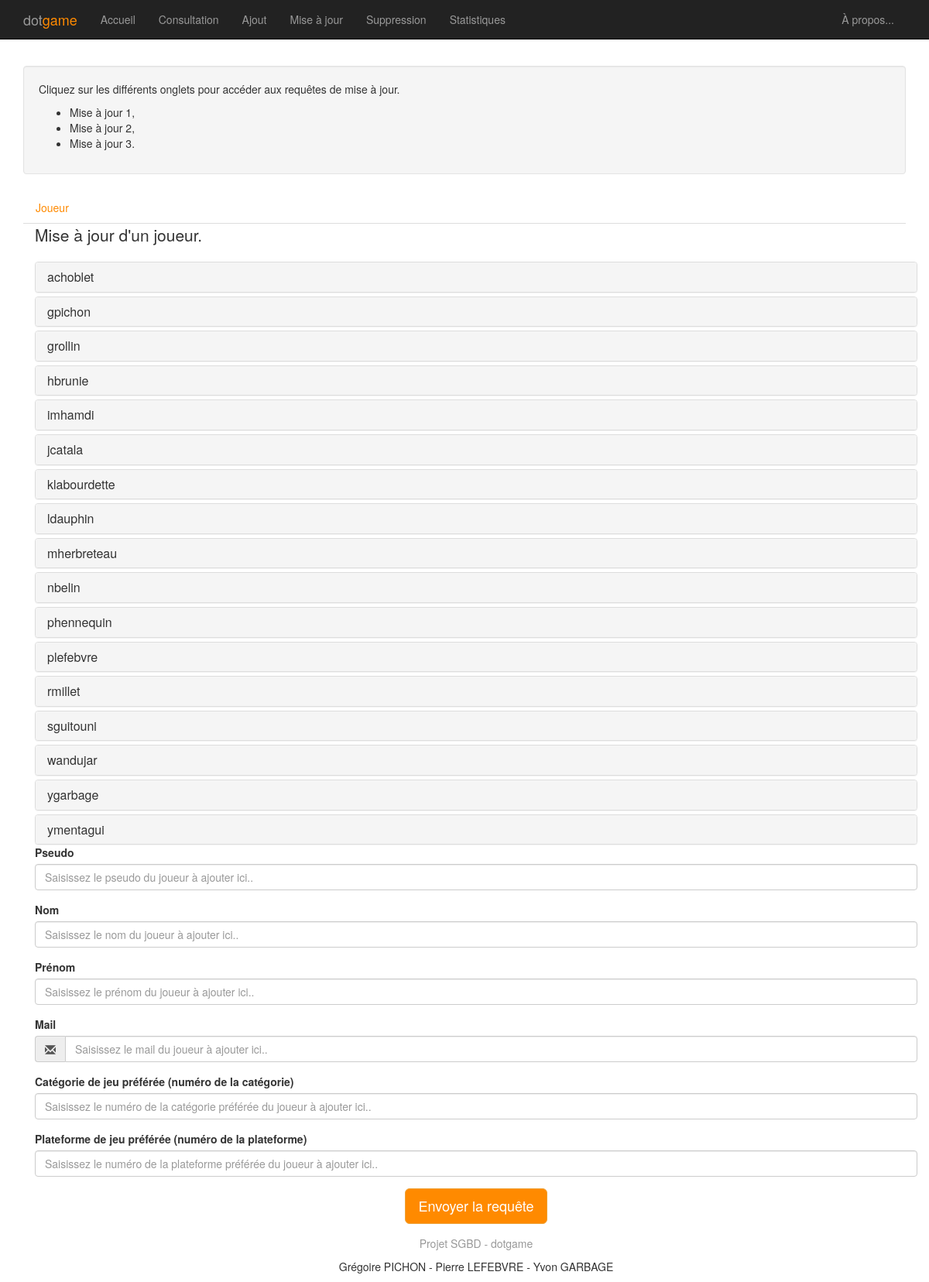
Page /site/index.php?action=maj on the committed database.
### tables this page shows
CREATE TABLE joueur (
  pseudo       VARCHAR(32),
  nom          VARCHAR(32),
  prenom       VARCHAR(32),
  mail         VARCHAR(64),
  idCategorie  int,
  idPlateforme int,
  CONSTRAINT pk_joueur PRIMARY KEY(pseudo)
);

### site/php/selection.php (called while the page is built, shortened)
<?php
function select_players(){
  $query =  "SELECT * FROM joueur";
  $result = mysql_query($query) or die(mysql_error());
  return $result;
}
?>

### site/maj.php (the view, shortened to what this page needs)
<?php
require_once("php/selection.php");
?>
<div class="container">
   <div class="well top-message">
   	<p>Cliquez sur les différents onglets pour accéder aux requêtes de mise à jour.</p>
   	<ul>
		<li>Mise à jour 1,</li>
		<li>Mise à jour 2,</li>
		<li>Mise à jour 3.</li>
   	</ul>
   </div>
   <ul class="nav nav-tabs" id="myTab">
       <li><a href="#majJoueur" data-toggle="tab">Joueur</a></li>
   </ul>
   <div class="tab-content">
   <div class="tab-pane active" id="ajout1">
   	<div class="container">
	     <p class="lead">Mise à jour d'un joueur.</p>
<?php
$players = select_players();
echo "<div class=\"panel-group\" id=\"accordion\">";
while ($att = mysql_fetch_array($players)) {
  $id = $att["pseudo"];
  echo "<div class=\"panel panel-default\">";
  echo "<div class=\"panel-heading\">";
  echo "<h4 class=\"panel-title\">";
  echo "<a data-toggle=\"collapse\" data-parent=\"#accordion\" href=\"#collapse-$id\">$id</a>";
  echo "</h4>";
  echo "</div>";
  echo "</div>";
}
echo "</div>";
;?>
   <form action="#" id="form-ajout1">
 	     	   <div class="form-group">
	     	   	<label for="pseudo">Pseudo</label>
			<input type="text" name="pseudo" id="pseudo" class="form-control" placeholder="Saisissez le pseudo du joueur à ajouter ici..">
	     	   </div>
		   <div class="form-group">
	     	   	<label for="nom">Nom</label>
			<input type="text" name="nom" id="nom" class="form-control" placeholder="Saisissez le nom du joueur à ajouter ici..">
	     	   </div>
		   <div class="form-group">
	     	   	<label for="prenom">Prénom</label>
			<input type="text" name="prenom" id="prenom" class="form-control" placeholder="Saisissez le prénom du joueur à ajouter ici..">
	     	   </div>
		   <div class="form-group">
		   	<label for="mail">Mail</label>
  		   	<div class="input-group">
			     <span class="input-group-addon"><span class="glyphicon glyphicon-envelope"></span></span>
			     <input type="email" name="mail" id="mail" class="form-control" placeholder="Saisissez le mail du joueur à ajouter ici..">
			</div>
	     	   </div>
		   <div class="form-group">
	     	   	<label for="idCategorie">Catégorie de jeu préférée (numéro de la catégorie)</label>
			<input type="text" name="idCategorie" id="idCategorie" class="form-control" placeholder="Saisissez le numéro de la catégorie préférée du joueur à ajouter ici..">
	     	   </div>
		   <div class="form-group">
	     	   	<label for="idPlateforme">Plateforme de jeu préférée (numéro de la plateforme)</label>
			<input type="text" name="idPlateforme" id="idPlateforme" class="form-control" placeholder="Saisissez le numéro de la plateforme préférée du joueur à ajouter ici..">
	     	   </div>
	     	   <div class="form-group text-center">
	    	    	<input type="submit" class="btn btn-warning btn-lg" id="btn-ajout1" value="Envoyer la requête">
	     	   </div>
	     </form>
	</div>
   </div>
</div>

### site/index.php (shortened to what this page needs)
<?php
if(isset($_GET["action"])){
    $page = $_GET["action"];
    $page = $page.".php";
  }
else{
  $page = "accueil.php";
}
?>
<!DOCTYPE html>
<html lang="fr">
  <head>
    <link href="bootstrap/css/bootstrap.css" rel="stylesheet">
  <link href="css/style.css" rel="stylesheet">
  </head>
  <body>
    <div class="navbar navbar-inverse navbar-fixed-top" role="navigation">
      <div class="container">
        <div class="navbar-header">
          <a class="navbar-brand" href="index.php">dot<span class="game">game</span></a>
        </div>
        <div class="navbar-collapse collapse">
          <ul class="nav navbar-nav">
            <li><a href="index.php?action=">Accueil</a></li>
            <li><a href="index.php?action=consultation">Consultation</a></li>
            <li><a href="index.php?action=ajout">Ajout</a></li>
            <li><a href="index.php?action=maj">Mise à jour</a></li>
            <li><a href="index.php?action=suppression">Suppression</a></li>
            <li><a href="index.php?action=statistiques">Statistiques</a></li>
          </ul>
          <ul class="nav navbar-nav navbar-right">
          <li><a href="index.php?action=about">&Agrave; propos...</a></li>
          </ul>
        </div>
      </div>
    </div>
 <?php require($page); ?>
    <div id="footer">
      <div class="container text-center">
        <p class="text-muted credit">Projet SGBD - dotgame</p>
        <p class="credit">Grégoire PICHON - Pierre LEFEBVRE - Yvon GARBAGE</p>
      </div>
    </div>
  </body>
</html>

### site/css/style.css (style rules this page uses)
div .top-message { margin: 64pt 0pt 16pt 0pt; }
.game { color: #ff8a00; }
a { color: #ff8a00; }

### rows in the picture
joueur: pseudo "achoblet"
joueur: pseudo "gpichon"
joueur: pseudo "grollin"
joueur: pseudo "hbrunie"
joueur: pseudo "imhamdi"
joueur: pseudo "jcatala"
joueur: pseudo "klabourdette"
joueur: pseudo "ldauphin"
joueur: pseudo "mherbreteau"
joueur: pseudo "nbelin"
joueur: pseudo "phennequin"
joueur: pseudo "plefebvre"
joueur: pseudo "rmillet"
joueur: pseudo "sguitouni"
joueur: pseudo "wandujar"
joueur: pseudo "ygarbage"
joueur: pseudo "ymentagui"
